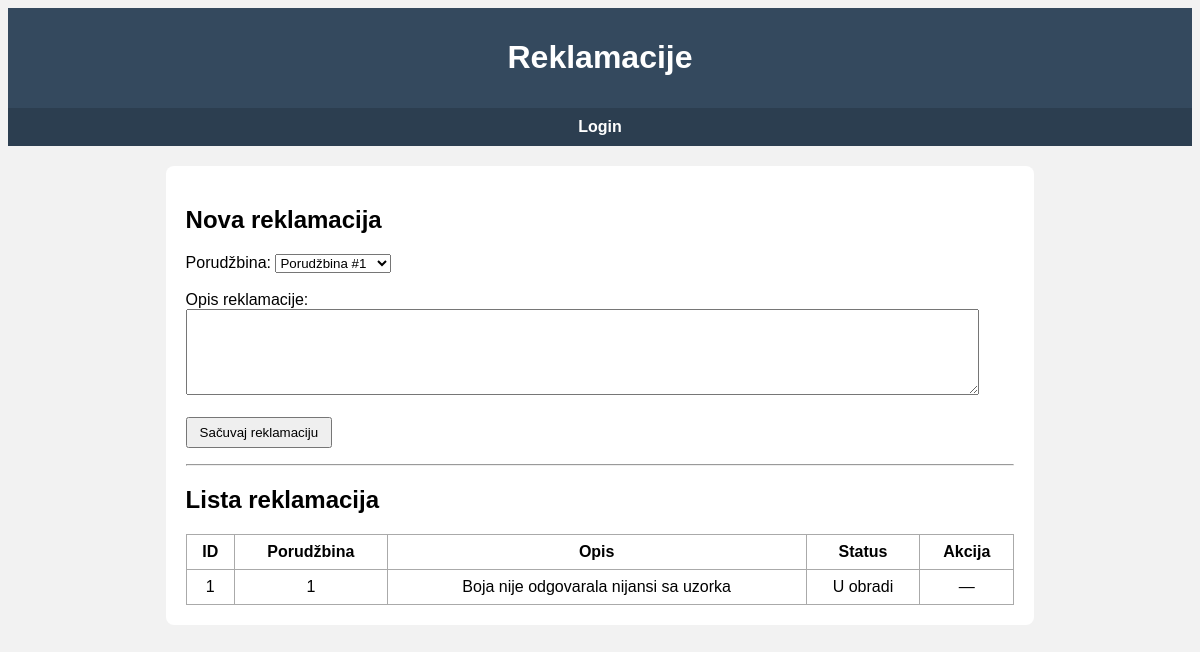
The app's page /reklamacija.php with its own data.
### tables this page shows
CREATE TABLE `reklamacija` (
  `id_reklamacije` int(11) NOT NULL,
  `id_porudzbine` int(11) NOT NULL,
  `datum` date NOT NULL,
  `opis` text NOT NULL,
  `status` varchar(50) NOT NULL
);

### reklamacija.php (the view, shortened to what this page needs)
<?php
require_once('konekcija.php');
?>
<!DOCTYPE html>
<html lang="sr">
<head>
</head>
<body>
<header><h1>Reklamacije</h1></header>
<nav>
<?php if (isset($_SESSION['id_zaposlenog'])): ?>
    <a href="kupac.php">Kupci</a>
    <a href="zaposleni.php">Zaposleni</a>
    <a href="proizvod.php">Proizvodi</a>
    <a href="porudzbina.php">Porudžbine</a>
    <a href="nabavka.php">Nabavka</a>
    <a href="reklamacija.php">Reklamacije</a>
    <a href="logout.php">Logout</a>
<?php else: ?>
    <a href="login.php">Login</a>
<?php endif; ?>
</nav>
<div class="box">
<h2>Nova reklamacija</h2>
<form method="post">
    Porudžbina:
    <select name="id_porudzbine" required>
        <?php
        $porudzbine = mysqli_query($db,
            "SELECT id_porudzbine
             FROM porudzbina
             WHERE status = 'završena'"
        );
        while ($p = mysqli_fetch_assoc($porudzbine)) {
            echo "<option value='{$p['id_porudzbine']}'>
                    Porudžbina #{$p['id_porudzbine']}
                  </option>";
        }
        ?>
    </select>
    <br><br>
    Opis reklamacije:<br>
    <textarea name="opis" required></textarea><br><br>
    <button name="dodaj_reklamaciju">Sačuvaj reklamaciju</button>
</form>
<hr>
<h2>Lista reklamacija</h2>
<table>
<tr>
    <th>ID</th>
    <th>Porudžbina</th>
    <th>Opis</th>
    <th>Status</th>
    <th>Akcija</th>
</tr>
<?php
$reklamacije = mysqli_query($db,
    "SELECT id_reklamacije, id_porudzbine, opis, status
     FROM reklamacija"
);
while ($r = mysqli_fetch_assoc($reklamacije)):
?>
<tr>
    <td><?= $r['id_reklamacije'] ?></td>
    <td><?= $r['id_porudzbine'] ?></td>
    <td><?= $r['opis'] ?></td>
    <td><?= $r['status'] ?></td>
    <td>
        <?php if ($r['status'] === 'u obradi'): ?>
        <form method="post">
            <input type="hidden" name="id_reklamacije" value="<?= $r['id_reklamacije'] ?>">
            <select name="status">
                <option value="odobrena">odobrena</option>
                <option value="odbijena">odbijena</option>
            </select>
            <button name="update_status">Sačuvaj</button>
        </form>
        <?php else: ?>
            —
        <?php endif; ?>
    </td>
</tr>
<?php endwhile; ?>
</table>
</div>
</body>
</html>

### reklamacija.php (style rules this page uses)
body { font-family: Arial; background:#f2f2f2; }
header, nav { text-align:center; padding:10px; color:white; }
header { background:#34495e; }
nav { background:#2c3e50; }
nav a { color:white; margin:0 10px; text-decoration:none; font-weight:bold; }
.box { background:white; width:70%; margin:20px auto; padding:20px; border-radius:8px; }
table { width:100%; border-collapse:collapse; margin-top:20px; }
th, td { border:1px solid #aaa; padding:8px; text-align:center; }
textarea { width:95%; height:80px; }
button { padding:6px 12px; cursor:pointer; }

### records on screen
reklamacija: id_reklamacije "1", id_porudzbine "1", opis "Boja nije odgovarala nijansi sa uzorka", status "U obradi"
